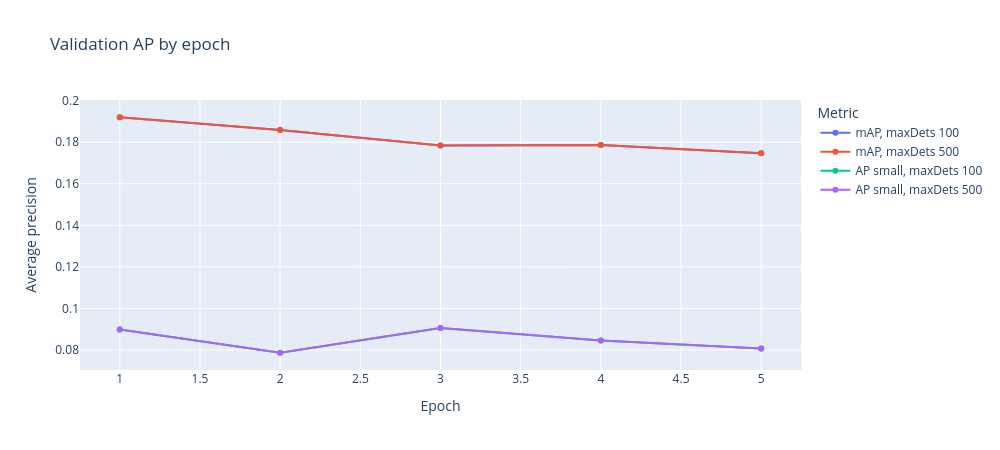

The notebook cell this image was saved under:
### Markdown cell above
## 6. Validation and training curves

The validation curves contain every completed validation. The loss curves show batch means over
windows of at most 100 attempts, split at epoch boundaries, and the horizontal axis counts
successful optimizer updates.

### Code cell
if epoch_rows:
    validation_curves = (
        pl.from_dicts(epoch_rows, infer_schema_length=None)
        .unpivot(
            index=["Experiment", "epoch"],
            on=["map_100", "map_500", "ap_small_100", "ap_small_500"],
            variable_name="Metric",
            value_name="AP",
        )
        .with_columns(
            pl.col("Metric").replace_strict(
                {
                    "map_100": "mAP, maxDets 100",
                    "map_500": "mAP, maxDets 500",
                    "ap_small_100": "AP small, maxDets 100",
                    "ap_small_500": "AP small, maxDets 500",
                }
            )
        )
    )
    px.line(
        validation_curves,
        x="epoch",
        y="AP",
        color="Metric",
        markers=True,
        title="Validation AP by epoch",
        labels={"epoch": "Epoch", "AP": "Average precision"},
    ).show(renderer="plotly_mimetype", config={"responsive": False})

### Figure 1 — Plotly figure (JSON) as saved in the notebook; plotly's stock layout.template omitted (floating-point values rounded to 4 significant figures)
{"data": [{"hovertemplate": "Metric=mAP, maxDets 100<br>Epoch=%{x}<br>Average precision=%{y}<extra></extra>", "legendgroup": "mAP, maxDets 100", "line": {"color": "#636efa", "dash": "solid"}, "marker": {"symbol": "circle"}, "mode": "lines+markers", "name": "mAP, maxDets 100", "orientation": "v", "showlegend": true, "type": "scatter", "x": [1, 2, 3, 4, 5], "xaxis": "x", "y": [0.192, 0.1859, 0.1784, 0.1786, 0.1747], "yaxis": "y"}, {"hovertemplate": "Metric=mAP, maxDets 500<br>Epoch=%{x}<br>Average precision=%{y}<extra></extra>", "legendgroup": "mAP, maxDets 500", "line": {"color": "#EF553B", "dash": "solid"}, "marker": {"symbol": "circle"}, "mode": "lines+markers", "name": "mAP, maxDets 500", "orientation": "v", "showlegend": true, "type": "scatter", "x": [1, 2, 3, 4, 5], "xaxis": "x", "y": [0.192, 0.1859, 0.1784, 0.1786, 0.1747], "yaxis": "y"}, {"hovertemplate": "Metric=AP small, maxDets 100<br>Epoch=%{x}<br>Average precision=%{y}<extra></extra>", "legendgroup": "AP small, maxDets 100", "line": {"color": "#00cc96", "dash": "solid"}, "marker": {"symbol": "circle"}, "mode": "lines+markers", "name": "AP small, maxDets 100", "orientation": "v", "showlegend": true, "type": "scatter", "x": [1, 2, 3, 4, 5], "xaxis": "x", "y": [0.08981, 0.07866, 0.09053, 0.08453, 0.08067], "yaxis": "y"}, {"hovertemplate": "Metric=AP small, maxDets 500<br>Epoch=%{x}<br>Average precision=%{y}<extra></extra>", "legendgroup": "AP small, maxDets 500", "line": {"color": "#ab63fa", "dash": "solid"}, "marker": {"symbol": "circle"}, "mode": "lines+markers", "name": "AP small, maxDets 500", "orientation": "v", "showlegend": true, "type": "scatter", "x": [1, 2, 3, 4, 5], "xaxis": "x", "y": [0.08981, 0.07866, 0.09053, 0.08453, 0.08067], "yaxis": "y"}], "layout": {"height": 450, "legend": {"title": {"text": "Metric"}, "tracegroupgap": 0}, "title": {"text": "Validation AP by epoch"}, "width": 1000, "xaxis": {"anchor": "y", "domain": [0.0, 1.0], "title": {"text": "Epoch"}}, "yaxis": {"anchor": "x", "domain": [0.0, 1.0], "title": {"text": "Average precision"}}}}
